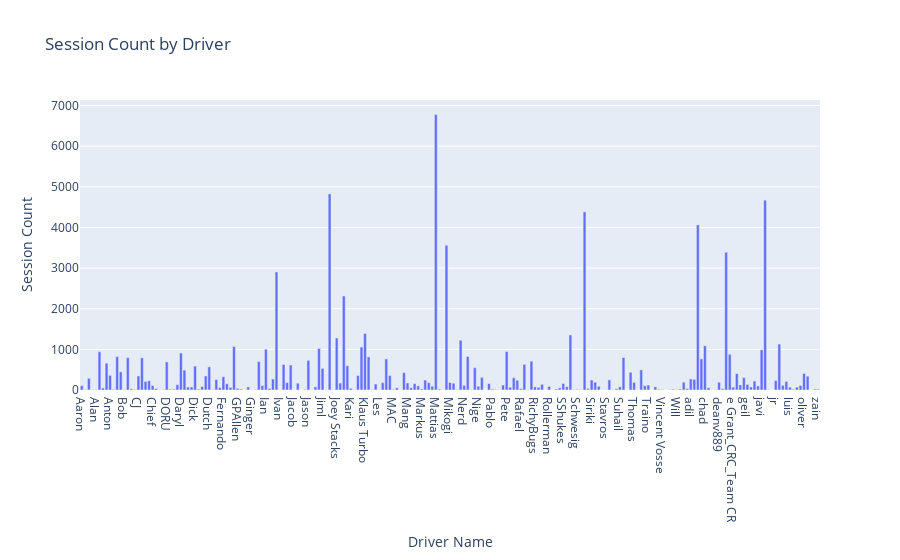

The notebook cell this image was saved under:
### Code cell
df = t.sessions(group_by = 'driver', limit = None)
# Remove the row with name 'Jim'
df = df[df['name'] != 'Jim']

print(df.head())

#    count    name
# 0    106   Aaron
# 1      9  Abgelo
# 2    288    Adam
# 3      9   Adnan
# 4     11    Alan

# Create a bar chart using Plotly
fig = px.bar(df, x='name', y='count', title='Session Count by Driver')
fig.update_xaxes(title='Driver Name')
fig.update_yaxes(title='Session Count')
fig.show()

### Figure 1 — Plotly figure (JSON) as saved in the notebook; plotly's stock layout.template omitted (floating-point values rounded to 4 significant figures; data arrays with more than 128 entries replaced by an {"elided": "..."} marker saying what was removed)
{"data": [{"alignmentgroup": "True", "hovertemplate": "name=%{x}<br>count=%{y}<extra></extra>", "legendgroup": "", "marker": {"color": "#636efa", "pattern": {"shape": ""}}, "name": "", "offsetgroup": "", "orientation": "v", "showlegend": false, "textposition": "auto", "type": "bar", "x": {"elided": "209 str values"}, "xaxis": "x", "y": {"elided": "209 int values"}, "yaxis": "y"}], "layout": {"barmode": "relative", "legend": {"tracegroupgap": 0}, "title": {"text": "Session Count by Driver"}, "xaxis": {"anchor": "y", "domain": [0, 1], "title": {"text": "Driver Name"}}, "yaxis": {"anchor": "x", "domain": [0, 1], "title": {"text": "Session Count"}}}}
